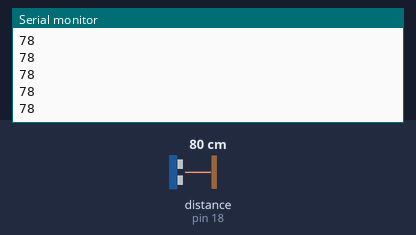
This sketch was run on a simulated Arduino Uno, built with avr-gcc and run on an emulated ATmega328P. On the bench: the last lines printed to the serial monitor. Wiring (inferred from the names in the program): ultrasonic range finder: trigger pin 5; echo pin 18. Inputs (shaded band) come from the test bench; at power-on: distance to the obstacle (sensor on pin 18) 80 cm. The echo pulse lasts 58.3 µs per cm.

Above: at 1.2 s.
1.3 s: distance to the obstacle (sensor on pin 18) set to 2 cm
At 1.37 s:
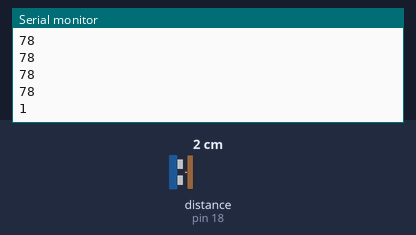
2.8 s: distance to the obstacle (sensor on pin 18) set to 4 cm
At 2.89 s:
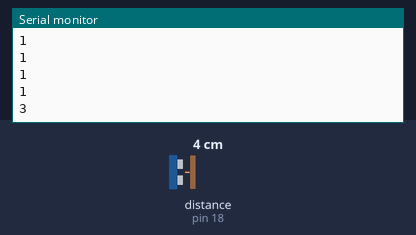
Timing chart, 0 to 5.8 s (numbered marks = the images above; inputs shaded):
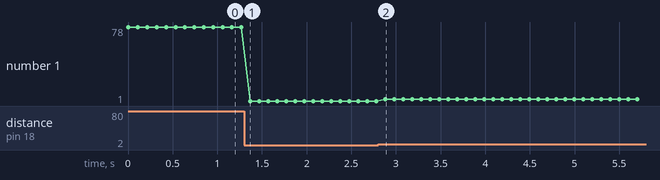

The sketch:

ultrasonic_sensor.ino
```cpp
 int trigPin = 5;
 int echoPin = 18;
 int duration;
 int distance;
void setup() {
  Serial.begin(115200);
  pinMode(trigPin, OUTPUT);
  pinMode(echoPin, INPUT);
}
 void loop() {
  digitalWrite(trigPin, LOW);
  delayMicroseconds(2);
  digitalWrite(trigPin, HIGH);
  delayMicroseconds(10);
  digitalWrite(trigPin, LOW);
  duration = pulseIn(echoPin, HIGH);
  distance= duration*0.034/2;
  Serial.println(distance);
  delay(100);
}
```

Measured:
- after the input at 1.3 s, the serial monitor: prints a new line after 0.07 s (image 1)
- after the input at 2.8 s, the serial monitor: prints a new line after 0.08 s (image 2)
- plotted number 1: 78 → 1 after the input at 1.3 s, 1 → 3 after the input at 2.8 s
